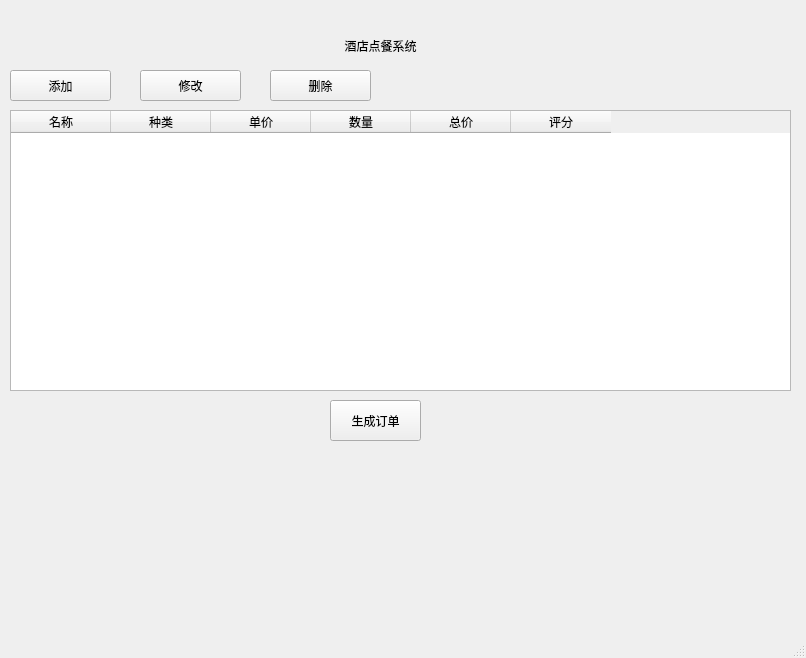
<?xml version="1.0" encoding="UTF-8"?>
<ui version="4.0">
 <class>Application</class>
 <widget class="QMainWindow" name="Application">
  <property name="geometry">
   <rect>
    <x>0</x>
    <y>0</y>
    <width>806</width>
    <height>658</height>
   </rect>
  </property>
  <property name="windowTitle">
   <string>MainWindow</string>
  </property>
  <widget class="QWidget" name="centralwidget">
   <widget class="QLabel" name="label">
    <property name="geometry">
     <rect>
      <x>140</x>
      <y>20</y>
      <width>481</width>
      <height>51</height>
     </rect>
    </property>
    <property name="styleSheet">
     <string notr="true">font: 75 18pt &quot;Adobe Devanagari&quot;;
color:rgb(0, 0, 0);</string>
    </property>
    <property name="text">
     <string>酒店点餐系统</string>
    </property>
    <property name="alignment">
     <set>Qt::AlignCenter</set>
    </property>
   </widget>
   <widget class="QTableWidget" name="table">
    <property name="geometry">
     <rect>
      <x>10</x>
      <y>110</y>
      <width>781</width>
      <height>281</height>
     </rect>
    </property>
    <property name="horizontalScrollBarPolicy">
     <enum>Qt::ScrollBarAlwaysOff</enum>
    </property>
    <column>
     <property name="text">
      <string>名称</string>
     </property>
    </column>
    <column>
     <property name="text">
      <string>种类</string>
     </property>
    </column>
    <column>
     <property name="text">
      <string>单价</string>
     </property>
    </column>
    <column>
     <property name="text">
      <string>数量</string>
     </property>
    </column>
    <column>
     <property name="text">
      <string>总价</string>
     </property>
    </column>
    <column>
     <property name="text">
      <string>评分</string>
     </property>
    </column>
   </widget>
   <widget class="QPushButton" name="pushButton">
    <property name="geometry">
     <rect>
      <x>10</x>
      <y>70</y>
      <width>101</width>
      <height>31</height>
     </rect>
    </property>
    <property name="text">
     <string>添加</string>
    </property>
   </widget>
   <widget class="QPushButton" name="billing">
    <property name="geometry">
     <rect>
      <x>330</x>
      <y>400</y>
      <width>91</width>
      <height>41</height>
     </rect>
    </property>
    <property name="text">
     <string>生成订单</string>
    </property>
   </widget>
   <widget class="QPushButton" name="pushButton_2">
    <property name="geometry">
     <rect>
      <x>140</x>
      <y>70</y>
      <width>101</width>
      <height>31</height>
     </rect>
    </property>
    <property name="text">
     <string>修改</string>
    </property>
   </widget>
   <widget class="QPushButton" name="pushButton_3">
    <property name="geometry">
     <rect>
      <x>270</x>
      <y>70</y>
      <width>101</width>
      <height>31</height>
     </rect>
    </property>
    <property name="text">
     <string>删除</string>
    </property>
   </widget>
  </widget>
  <widget class="QMenuBar" name="menubar">
   <property name="geometry">
    <rect>
     <x>0</x>
     <y>0</y>
     <width>806</width>
     <height>25</height>
    </rect>
   </property>
  </widget>
  <widget class="QStatusBar" name="statusbar"/>
 </widget>
 <resources/>
 <connections/>
</ui>
